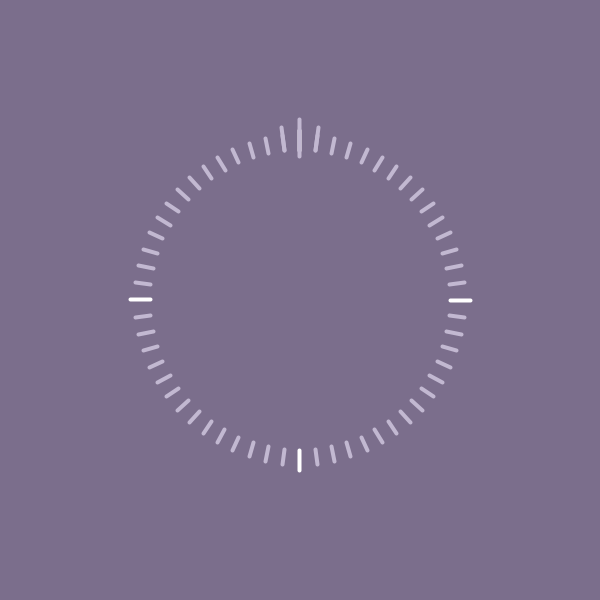
Frame 1 (no input)
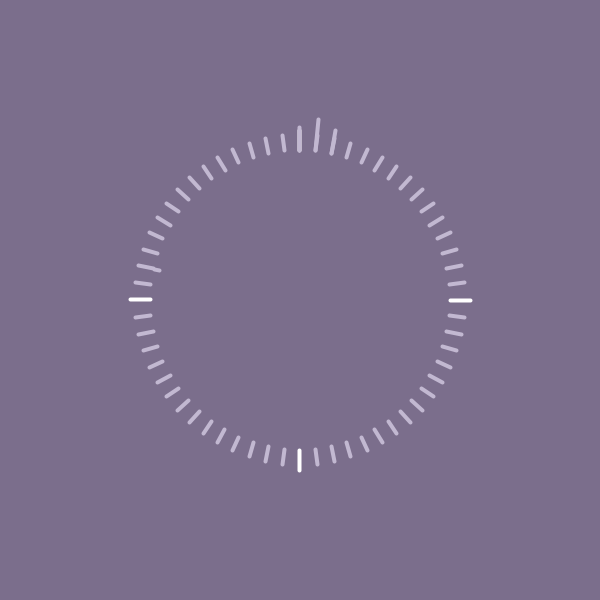
Frame 60 (the mouse pressed at the canvas centre just before this capture)
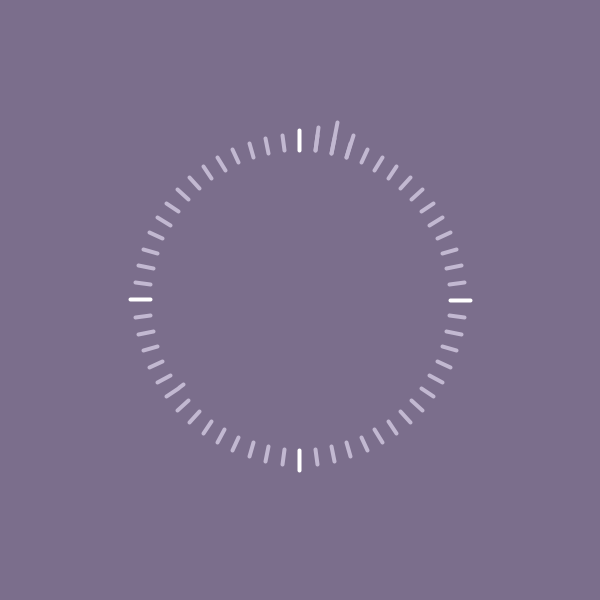
Frame 120 (the mouse held since frame 60 and released just before this capture)

The Processing sketch that drew these frames (run headless with seeded random() and noise(); from frame 60 on, the mouse is pressed at the canvas centre):

// Processing sketch: processing_182102
// ── processing_182102.pde

float x1,x2,y1,y2,xx1,xx2,yy1,yy2;
float a1,a2,b1,b2;
float duration;
int dashLength;
int circleRadius;

int angleStart;
int angleInc;

int startTime;
float time;
int z;
int ss;

void setup() {
  size (600,600);	
  smooth();
  //frameRate(60);
  dashLength = 15;
  circleRadius = 150;
  startTime = millis();
  
  angleStart = -90;
  angleInc = 6;
  duration = 1000/60;
  
  time = 0;
  z=-90;
  ss = 0;
  
}

void draw() {
  background(123,110,140);
  translate (width/2,height/2);
  noStroke();
  //ellipse (0,0,circleRadius*2,circleRadius*2);

  stroke(255);
  strokeWeight(4);
  
  //base dashes around the circle
  for (int i=0; i<60; i++) {
      
    if(i==0 || i==15 || i==30 || i==45) {dashLength = 20; stroke(255);}
    else {dashLength = 15; stroke(194,184,209);}
    
    //x1=a+r*cos t, y1=b+r*sin t for a circle centered at a,b and radius r
    x1 = 0 + (circleRadius * cos(radians(-90 + 6*i)));
    y1 = 0 + (circleRadius * sin(radians(-90 + 6*i)));
        
    //x2=x1+z*cos t, y2=y1+z*sin t for a circle centered at a,b and radius r
    x2 = x1 + (dashLength * cos(radians(-90 + 6*i)));
    y2 = y1 + (dashLength * sin(radians(-90 + 6*i)));
    
    line(x1,y1,x2,y2);
  }
    
    
    //inner dash
    stroke(194,184,209);
    a1 = 0 + ((circleRadius-6) * cos(radians(angleStart)));
    b1 = 0 + ((circleRadius-6) * sin(radians(angleStart)));
    a2 = a1 + (5 * cos(radians(angleStart)));
    b2 = b1 + (5 * sin(radians(angleStart)));
    line(a1,b1,a2,b2);
    
    //outer dashes
    
    //tallest one
    xx1 = 0 + ((circleRadius) * cos(radians(z)));
    yy1 = 0 + ((circleRadius) * sin(radians(z))); 
    xx2 = xx1 + ((dashLength+16) * cos(radians(z)));
    yy2 = yy1 + ((dashLength+16) * sin(radians(z)));
    line (xx1,yy1,xx2,yy2);
    
    //shorter ones
    xx1 = 0 + ((circleRadius) * cos(radians(z-6)));
    yy1 = 0 + ((circleRadius) * sin(radians(z-6))); 
    xx2 = xx1 + ((dashLength+8) * cos(radians(z-6)));
    yy2 = yy1 + ((dashLength+8) * sin(radians(z-6)));
    line (xx1,yy1,xx2,yy2);
    
    xx1 = 0 + ((circleRadius) * cos(radians(z+6)));
    yy1 = 0 + ((circleRadius) * sin(radians(z+6))); 
    xx2 = xx1 + ((dashLength+8) * cos(radians(z+6)));
    yy2 = yy1 + ((dashLength+8) * sin(radians(z+6)));
    line (xx1,yy1,xx2,yy2);
    
    
    //only run every 1000/60 millis
    if (millis() >= time+duration) {
      
      //move inner dash
       angleStart+=angleInc;
       //println("test: "+((time+duration)-millis()));
       
       //move outer dash 1/60th of the times
       if (ss%60 == 0) { z+=6;}
       ss++;
       
       time = millis();
    }
  
}
